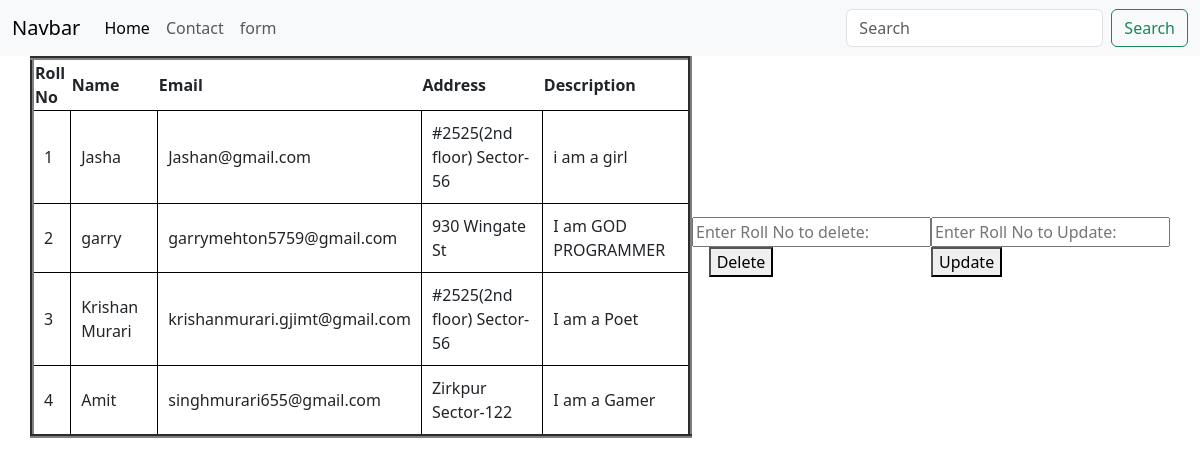
/home/, run on the app's committed database.
### app/models.py (models this page shows)
class Contacts(models.Model):
    cid = models.IntegerField()
    name = models.CharField(max_length = 100)
    email = models.CharField(max_length = 100)
    add = models.CharField(max_length = 100)
    dis = models.TextField()

### app/views.py (the view)
# urls.py: path('home/',views.home,name='home'),
def home(request):
    data = Storage.objects.all().values()
    data2 = Contacts.objects.all().values()
    context = {'data':data, 'data2':data2 }
    return render(request,'home.html',context)

### app/templates/home.html (shortened to what this page needs)
{% extends "base.html" %} {% block body %}
<!DOCTYPE html>
<html lang="en">
  <head>
  </head>
  <body>
    <div style="margin: 0px 30px ;display: flex; justify-content: space-between; align-items:center ;">
        <div>
            <table border="4">
                <tr>
                  <th>Roll No</th>
                  <th>Name</th>
                  <th>Email</th>
                  <th>Address</th>
                  <th>Description</th>
                </tr>
                {% for i in data2 %}
                <tr>
                  <td >{{i.cid}}</td>
                  <td >{{i.name}}</td>
                  <td>{{i.email}}</td>
                  <td>{{i.add}}</td>
                  <td>{{i.dis}}</td>
                </tr>
                {% endfor %}
              </table>
        </div>
        <div>
            <form method = 'POST' action = '/delformconatct/'>
                <input type="number" placeholder="Enter Roll No to delete:" id="id" name="id">&nbsp &nbsp <button type="Submit">Delete</button><br>
            </form>
        </div>
        <div>
            <form method = 'POST' action = '/Updateconatct/'>
                <input name="id" type="number" placeholder="Enter Roll No to Update:"><button type="Submit">Update</button><br>
            </form>
        </div>
    </div>
  </body>
</html>
{% endblock body %}

### app/templates/base.html (shortened to what this page needs)
<!DOCTYPE html>
<html lang="en">
<head>
    <link href="https://cdn.jsdelivr.net/npm/bootstrap@5.3.3/dist/css/bootstrap.min.css" rel="stylesheet">
</head>
<body>
    <nav class="navbar navbar-expand-lg bg-body-tertiary">
        <div class="container-fluid">
          <a class="navbar-brand" href="#">Navbar</a>
          <div class="collapse navbar-collapse" id="navbarSupportedContent">
            <ul class="navbar-nav me-auto mb-2 mb-lg-0">
              <li class="nav-item">
                <a class="nav-link active" aria-current="page" href="/home/">Home</a>
              </li>
              <li class="nav-item">
                <a class="nav-link" href="/contact/">Contact</a>
              </li>
              <li class="nav-item">
                <a class="nav-link" href="/form/">form</a>
              </li>
            </ul>
            <form class="d-flex" role="search">
              <input class="form-control me-2" type="search" placeholder="Search" aria-label="Search">
              <button class="btn btn-outline-success" type="submit">Search</button>
            </form>
          </div>
        </div>
      </nav>
      {% block body %}{% endblock body %}
</body>
</html>

### app/templates/home.html (style rules this page uses)
table td { padding: 10px; border: 1px solid black; }

### data on the page
Contacts: cid "1", name "Jasha", email "Jashan@gmail.com", add "#2525(2nd floor) Sector-56", dis "i am a girl"
Contacts: cid "2", name "garry", email "garrymehton5759@gmail.com", add "930 Wingate St", dis "I am GOD PROGRAMMER"
Contacts: cid "3", name "Krishan Murari", email "krishanmurari.gjimt@gmail.com", add "#2525(2nd floor) Sector-56", dis "I am a Poet"
Contacts: cid "4", name "Amit", email "singhmurari655@gmail.com", add "Zirkpur Sector-122", dis "I am a Gamer"
